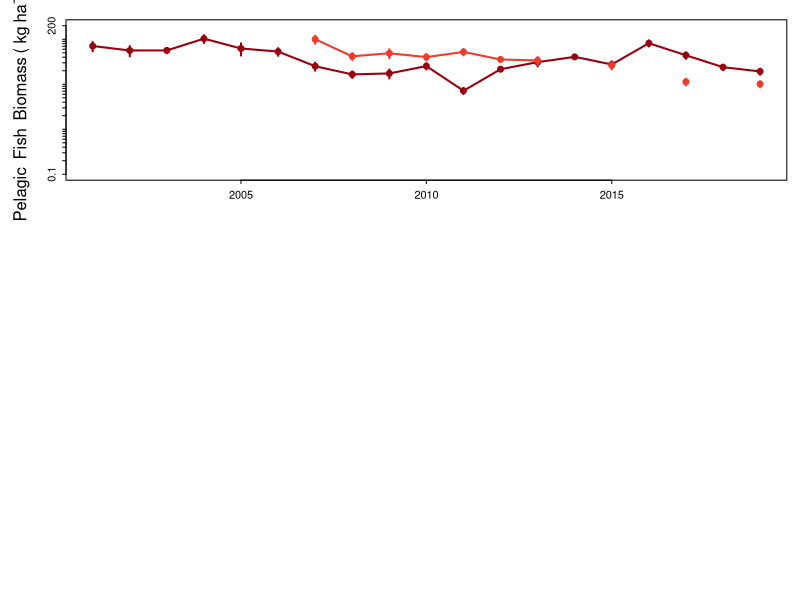

Recreate this plot in R. (Note: this script raises an error after producing the figure.)
## Trout Taxa Biomass ## 

# Load in libraries # 
library(tidyverse)

# Load in biomass data # 
fish = read_csv('trout_fish_biomass_selectpelagic.csv')
pelagic.miv = read_csv('trout_pmiv_biomass.reduced.csv')
zoop.grouped = read_csv('trout_pzoop_grouped.alldates.csv')

# Fish biomass # 
fish

fish.select = fish %>%
  select(year, spp, biomass.kg_perhec.raw, biomass.kg_perhec.corrected, biomass.kg_upperse.corrected, biomass.kg_lowerse.corrected) %>% 
  filter(year != 2020) # Match other taxa record 

fish.raw = fish.select %>% 
  select(year, spp, biomass.kg_perhec.raw) %>% 
  pivot_wider(id_cols = year, 
              names_from = spp, 
              values_from = biomass.kg_perhec.raw)
fish.raw

corrected.wae = fish.select %>% 
  select(year, spp, biomass.kg_perhec.corrected) %>% 
  pivot_wider(id_cols = year, 
              names_from = spp, 
              values_from = biomass.kg_perhec.corrected) %>% 
  rename(p20.walleye = walleye)

upperse = fish.select %>% 
  select(year, spp, biomass.kg_upperse.corrected) %>% 
  pivot_wider(id_cols = year, 
              names_from = spp, 
              values_from = biomass.kg_upperse.corrected) %>%
  rename(c.se.u = cisco, lt.se.u = lake.trout, w.se.u = walleye)
upperse

lowerse = fish.select %>% 
  select(year, spp, biomass.kg_lowerse.corrected) %>% 
  pivot_wider(id_cols = year, 
              names_from = spp, 
              values_from = biomass.kg_lowerse.corrected)  %>%
  rename(c.se.l = cisco, lt.se.l = lake.trout, w.se.l = walleye)
lowerse

join1 = left_join(corrected.wae, upperse, by = 'year')
fish.final = left_join(join1, lowerse, by = 'year')
fish.final

# Fish colors 
  # Cisco #de2d26
  # lake.trout #fc9272
  # walleye #fee0d2 
windows(height = 8, width = 6)
par(mfrow =c(3,1), mar = c(0.5,1,1,0.5), oma = c(4,4,.5,.5))
par(tcl = -0.25)
par(mgp = c(2, 0.6, 0))

# Fish plot #===================
# plot(cisco~year, data = fish.raw, type = 'o',col = '#99000d', lwd = 2, pch = 19, cex = 1, ylim = c(0,130),
#      ylab = '', xlab = '')
# mtext(side = 2, line =2.5, expression(Pelagic ~ ~Fish ~ ~Biomass ~`(`~ kg ~ ha^-1~`)`))
# arrows(x0=fish.final$year, y0=fish.final$c.se.l, 
#        x1=fish.final$year, y1=fish.final$c.se.u, col = '#99000d', code = 3, angle=90, length=0, lwd = 2)
# points(lake.trout~year, data = fish.raw, type = 'o', col = '#ef3b2c', lwd = 2, pch = 19, cex = 1)
# arrows(x0=fish.final$year, y0=fish.final$lt.se.l, 
#        x1=fish.final$year, y1=fish.final$lt.se.u, col = '#ef3b2c', code = 3, angle=90, length=0, lwd = 2)
# points(walleye.p20~year, data = fish.raw, type = 'o', col = '#fc9272', lwd = 2, pch = 19, cex = 1)
# arrows(x0=fish.final$year, y0=fish.final$w.se.l, 
#        x1=fish.final$year, y1=fish.final$w.se.u, col = '#fc9272', code = 3, angle=90, length=0, lwd = 2)
# legend('topright', legend = c('Cisco', 'Lake trout', 'Walleye (20%)'), pch = 19, col = c('#99000d','#ef3b2c', '#fc9272'),
#        bty = 'n')

# Log all three plots option # 
plot(log(cisco)~year, data = fish.raw, type = 'o',col = '#99000d', lwd = 2, pch = 19, cex = 1, ylim = c(log(0.1), log(200)),
     ylab = '', xlab = '', yaxt = 'n')
axis(side=2,
     at=c(log(0.1),log(0.2),log(0.3),log(0.4),log(0.5),log(0.6),log(0.7),log(0.8),log(0.9),
           log(1),log(2),log(3),log(4),log(5),log(6),log(7),log(8),log(9),log(10),
           log(20),log(30),log(40),log(50),log(60),log(70),log(80),log(90),log(100), 
           log(200)), #Where the tick marks should be drawn
     labels = c('0.1', '', '', '', '', '', '', '', '', 
                '1', '', '', '', '', '', '', '', '', '10', '', '','','','','','','','100','200'),
     las=0)
mtext(side = 2, line =2.5, expression(Pelagic ~ ~Fish ~ ~Biomass ~`(`~ kg ~ ha^-1~`)`))
arrows(x0=fish.final$year, y0=log(fish.final$c.se.l), 
       x1=fish.final$year, y1=log(fish.final$c.se.u), col = '#99000d', code = 3, angle=90, length=0, lwd = 2)
points(log(lake.trout)~year, data = fish.raw, type = 'o', col = '#ef3b2c', lwd = 2, pch = 19, cex = 1)
arrows(x0=fish.final$year, y0=log(fish.final$lt.se.l), 
       x1=fish.final$year, y1=log(fish.final$lt.se.u), col = '#ef3b2c', code = 3, angle=90, length=0, lwd = 2)
points(log(walleye.p20)~year, data = fish.raw, type = 'o', col = '#fc9272', lwd = 2, pch = 19, cex = 1)
arrows(x0=fish.final$year, y0=log(fish.final$w.se.l), 
       x1=fish.final$year, y1=log(fish.final$w.se.u), col = '#fc9272', code = 3, angle=90, length=0, lwd = 2)
legend('bottomleft', legend = c('Cisco', 'Lake trout', 'Walleye (20%)'), pch = 19, col = c('#99000d','#ef3b2c', '#fc9272'),
       bty = 'n', cex = 1.5)
abline(v = 2006.5, lty = 2)
abline(v = 2014.5, lty = 2)

# Pelagic MIV # 
pelagic.miv

pmiv.select = pelagic.miv %>% 
  mutate(taxon = tolower(taxon)) %>% 
  select(year4, taxon, biomass.g_perhec, biomass.prop.err.se) %>% 
  mutate(biomass.mg_perhec = (biomass.g_perhec*1000), 
         biomass.mg.prop.err.se = (biomass.prop.err.se*1000)) %>% 
  mutate(biomass.mg_perm2 = biomass.mg_perhec/10000, 
         biomass.mg.perm2.prop.err.se = biomass.mg.prop.err.se/10000) %>%
  filter(year4 != 2020) # Match other taxa record # 
pmiv.select
max(pmiv.select$biomass.mg_perm2)
min(pmiv.select$biomass.mg_perm2)

pmiv.wide = pmiv.select %>% 
  pivot_wider(id_cols = year4, 
              names_from = 'taxon', 
              values_from = 'biomass.mg_perm2') %>% 
  rename(chaoborus = `chaoborus larvae`)
pmiv.wide

pmiv.error = pmiv.select %>% 
  pivot_wider(id_cols = year4, 
              names_from = 'taxon', 
              values_from = 'biomass.mg.perm2.prop.err.se') %>% 
  rename(chaoborus.se = `chaoborus larvae`, 
         leptodora.se = leptodora, 
         mysis.se = mysis, 
         bytho.se = bythotrephes)
pmiv.error  

pmiv.final = left_join(pmiv.wide, pmiv.error, by = 'year4')
pmiv.final

# MIV plot # =============================
plot(log(chaoborus)~year4, data = pmiv.final, type = 'o',col = '#99000d', lwd = 2, pch = 19, cex = 1, ylim = c(log(0.001),log(300)),
     ylab = '', xlab = '', yaxt = 'n') 
axis(side=2,
     at=c( log(0.001),log(0.002),log(0.003),log(0.004),log(0.005),log(0.006),log(0.007),log(0.008),log(0.009), 
       log(0.01),log(0.02),log(0.03),log(0.04),log(0.05),log(0.06),log(0.07),log(0.08),log(0.09), 
       log(0.1),log(0.2),log(0.3),log(0.4),log(0.5),log(0.6),log(0.7),log(0.8),log(0.9),
       log(1),log(2),log(3),log(4),log(5),log(6),log(7),log(8),log(9),log(10),
           log(20),log(30),log(40),log(50),log(60),log(70),log(80),log(90),log(100), 
           log(200),log(300)), #Where the tick marks should be drawn
     labels = c('0.001', '', '', '', '', '', '', '', '',
                '0.01', '', '', '', '', '', '', '', '',
                '0.1', '', '', '', '', '', '', '', '', 
                '1', '', '', '', '', '', '', '', '', '10', '', '','','','','','','','100','','300'),
     las=0)
mtext(side = 2, line =2.5, expression(Log~`[`~MIV~ ~Biomass ~`(`~ mg ~ m^-2~`)]`))
arrows(x0=pmiv.final$year4, y0=(log(pmiv.final$chaoborus - pmiv.final$chaoborus.se)), 
       x1=pmiv.final$year4, y1=(log(pmiv.final$chaoborus + pmiv.final$chaoborus.se)), col = '#99000d', code = 3, angle=90, length=0, lwd = 2)
points(log(leptodora)~year4, data = pmiv.final, type = 'o', col = '#ef3b2c', lwd = 2, pch = 19, cex = 1)
arrows(x0=pmiv.final$year4, y0=(log(pmiv.final$leptodora - pmiv.final$leptodora.se)), col = '#ef3b2c',
       x1=pmiv.final$year4, y1=(log(pmiv.final$leptodora + pmiv.final$leptodora.se)), code = 3, angle=90, length=0, lwd = 2)
points(log(mysis)~year4, data = pmiv.final, type = 'o', col = '#fc9272', lwd = 2, pch = 19, cex = 1)
arrows(x0=pmiv.final$year4, y0=(log(pmiv.final$mysis - pmiv.final$mysis.se)), col = '#fc9272',
       x1=pmiv.final$year4, y1=(log(pmiv.final$mysis + pmiv.final$mysis.se)), code = 3, angle=90, length=0, lwd = 2)
points(log(bythotrephes)~year4, data = pmiv.final, type = 'o', col = 'gray40', lwd = 2, pch = 19, cex = 1)
arrows(x0=pmiv.final$year4, y0=(log(pmiv.final$bythotrephes - pmiv.final$bytho.se)), col = 'gray40',
       x1=pmiv.final$year4, y1=(log(pmiv.final$bythotrephes + pmiv.final$bytho.se)), code = 3, angle=90, length=0, lwd = 2)

legend('bottomleft', legend = c('Chaoborus', 'Leptodora', 'Mysis', 'Bythotrephes'), pch = 19, col = c('#99000d','#ef3b2c', '#fc9272', 'gray40'),
       bty = 'n', cex = 1.5)
abline(v = 2006.5, lty = 2)
abline(v = 2014.5, lty = 2)

# Zooplankton # 
zoop.grouped

zoop.grouped.select = zoop.grouped %>% 
  select(year4, sample_date, larger_group, biomass_ugL, biomass_g.perhec, avg.bodymass_g, biomass_g.per_m2) %>% 
  mutate(sample_date = mdy(sample_date)) %>% 
  mutate(month = month(sample_date)) %>% 
  filter(month == 7 | month == 8) %>%
  rename(year = year4, 
         spp = larger_group, 
         bodymass_g = avg.bodymass_g, 
         biomass.g_perhec = biomass_g.perhec) %>% 
  group_by(year, spp) %>% 
  summarize(biomass.g_perhec = mean(biomass.g_perhec, na.rm = T),
            biomass_ugL = mean(biomass_ugL), 
            biomass.g_perm2 = mean(biomass_g.per_m2, na.rm = T), 
            sd_g.perm2 = sd(biomass_g.per_m2, na.rm = T), 
            g_perhec.sd = sd(biomass.g_perhec, na.rm = T),
            bodymass_g = mean(bodymass_g, na.rm = T), 
            mass_sd = sd(bodymass_g, na.rm = T)) %>% 
  ungroup() %>% 
  mutate(biomass.mg_perm2 = biomass.g_perm2*1000, 
         sd_mg.perm2 = sd_g.perm2*1000) %>% 
  mutate(se_mg.perm2 = sd_mg.perm2/sqrt(2)) %>% 
  select(year, spp, biomass.mg_perm2, se_mg.perm2, biomass_ugL)
zoop.grouped.select

max(zoop.grouped.select$biomass.mg_perm2) # 5000
min(zoop.grouped.select$biomass.mg_perm2) # 20

zp.wide = zoop.grouped.select%>% 
  mutate(spp = tolower(spp)) %>%
  pivot_wider(id_cols = year, 
              names_from = 'spp', 
              values_from = 'biomass.mg_perm2')
zp.wide

zp.wide.check = zoop.grouped.select %>% 
  mutate(spp = tolower(spp)) %>% 
  pivot_wider(id_cols = year,
              names_from = 'spp', 
              values_from = 'biomass_ugL')
zp.wide.check

zp.error = zoop.grouped.select %>% 
  mutate(spp = tolower(spp)) %>%
  pivot_wider(id_cols = year, 
              names_from = 'spp', 
              values_from = 'se_mg.perm2') %>% 
  rename(clad.se = cladocera, 
         cope.se = copepoda, 
         roti.se = rotifera)
zp.error  

zp.final = left_join(zp.wide, zp.error, by = 'year')
zp.final

#Zoop Plot #========================

plot(log(cladocera)~year, data = zp.final, type = 'o',col = '#99000d', lwd = 2, pch = 19, cex = 1, ylim = c(log(1),log(8000)),
     ylab = '', xlab = '', yaxt = 'n') 
axis(side=2,
     at=c(log(0.1), log(0.2),log(0.3),log(0.4),log(0.5),log(0.6),log(0.7),log(0.8),log(0.9),
          log(1), log(2),log(3),log(4),log(5),log(6),log(7),log(8),log(9),log(10),
           log(20),log(30),log(40),log(50),log(60),log(70),log(80),log(90),log(100), 
          log(200),log(300),log(400),log(500),log(600),log(700),log(800),log(900),log(1000),
          log(2000),log(3000),log(4000),log(5000),log(6000),log(7000),log(8000)), #Where the tick marks should be drawn
     labels = c('0.1', '', '', '', '', '', '', '', '',
                '1', '', '', '', '', '', '', '', '',
                '10', '', '', '', '', '', '', '', '',
                '100', '', '', '', '', '', '', '', '',
                '1000', '', '', '', '', '','','8000'),
     las=0)
mtext(side = 2, line =2.5, expression(Log~`[`~Zoop~ ~Biomass ~`(`~ mg ~ m^-2~`)]`))
arrows(x0=zp.final$year, y0=(log(zp.final$cladocera - zp.final$clad.se)), 
       x1=zp.final$year, y1=(log(zp.final$cladocera + zp.final$clad.se)), col = '#99000d', code = 3, angle=90, length=0, lwd = 2)
points(log(copepoda)~year, data = zp.final, type = 'o', col = '#ef3b2c', lwd = 2, pch = 19, cex = 1)
arrows(x0=zp.final$year, y0=(log(zp.final$copepoda - zp.final$cope.se)), col = '#ef3b2c',
       x1=zp.final$year, y1=(log(zp.final$copepoda + zp.final$cope.se)), code = 3, angle=90, length=0, lwd = 2)
points(log(rotifera)~year, data = zp.final, type = 'o', col = '#fc9272', lwd = 2, pch = 19, cex = 1)
arrows(x0=zp.final$year, y0=(log(zp.final$rotifera - zp.final$roti.se)), col = '#fc9272',
       x1=zp.final$year, y1=(log(zp.final$rotifera + zp.final$roti.se)), code = 3, angle=90, length=0, lwd = 2)

legend('bottomleft', legend = c('Cladocera', 'Copepoda', 'Rotifera'), pch = 19, col = c('#99000d','#ef3b2c', '#fc9272'),
       bty = 'n', cex = 1.5)
abline(v = 2006.5, lty = 2)
abline(v = 2014.5, lty = 2)

# ug per L 
# plot(log(cladocera)~year, data = zp.wide.check, type = 'o',col = '#99000d', lwd = 2, pch = 19, cex = 1, ylim = c(log(1),log(8000)),
#      ylab = '', xlab = '', yaxt = 'n') 
# axis(side=2,
#      at=c(log(0.1), log(0.2),log(0.3),log(0.4),log(0.5),log(0.6),log(0.7),log(0.8),log(0.9),
#           log(1), log(2),log(3),log(4),log(5),log(6),log(7),log(8),log(9),log(10),
#           log(20),log(30),log(40),log(50),log(60),log(70),log(80),log(90),log(100), 
#           log(200),log(300),log(400),log(500),log(600),log(700),log(800),log(900),log(1000),
#           log(2000),log(3000),log(4000),log(5000),log(6000),log(7000),log(8000)), #Where the tick marks should be drawn
#      labels = c('0.1', '', '', '', '', '', '', '', '',
#                 '1', '', '', '', '', '', '', '', '',
#                 '10', '', '', '', '', '', '', '', '',
#                 '100', '', '', '', '', '', '', '', '',
#                 '1000', '', '', '', '', '','','8000'),
#      las=0)
# mtext(side = 2, line =2.5, expression(Log~`[`~Zoop~ ~Biomass ~`(`~ mg ~ m^-2~`)]`))
# points(log(copepoda)~year, data = zp.wide.check, type = 'o', col = '#ef3b2c', lwd = 2, pch = 19, cex = 1)
# 
# points(log(rotifera)~year, data = zp.wide.check, type = 'o', col = '#fc9272', lwd = 2, pch = 19, cex = 1)
# 
# legend('bottomleft', legend = c('Cladocera', 'Copepoda', 'Rotifera'), pch = 19, col = c('#99000d','#ef3b2c', '#fc9272'),
#        bty = 'n', cex = 1.5)
# abline(v = 2006.5, lty = 2)
# abline(v = 2014.5, lty = 2)

